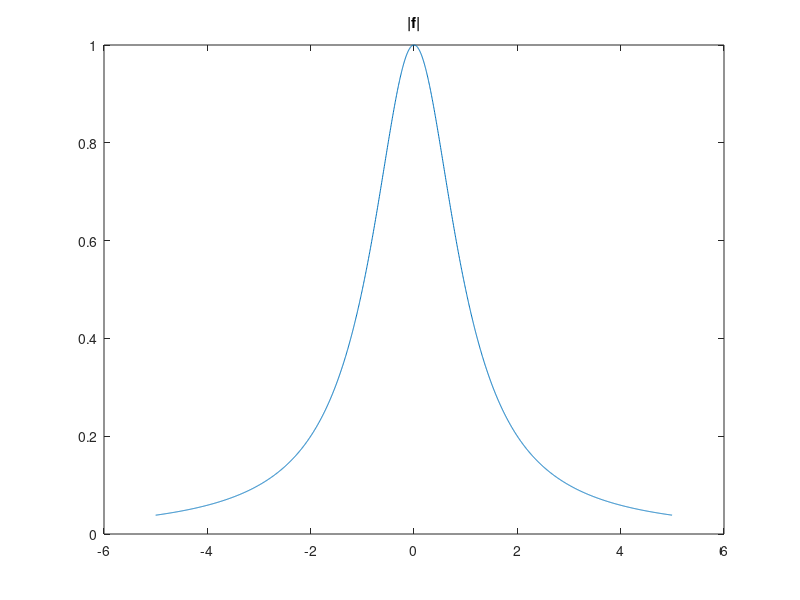
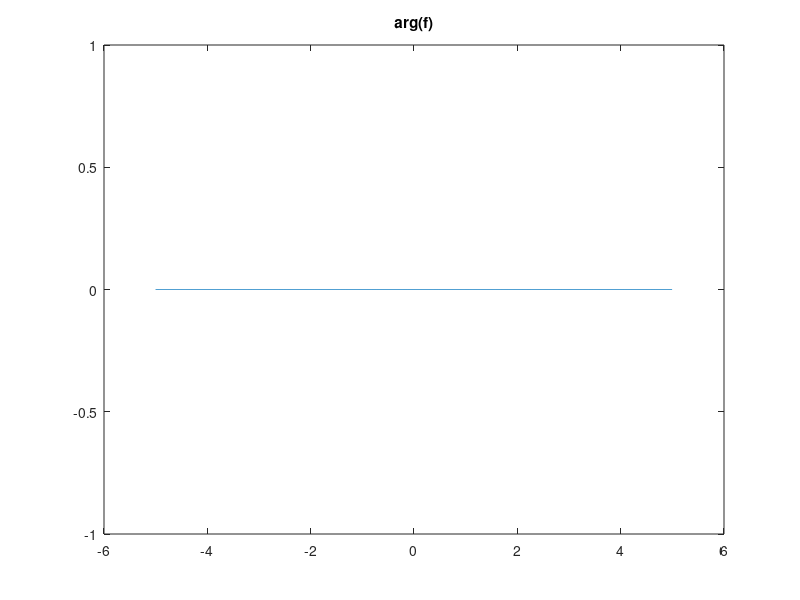
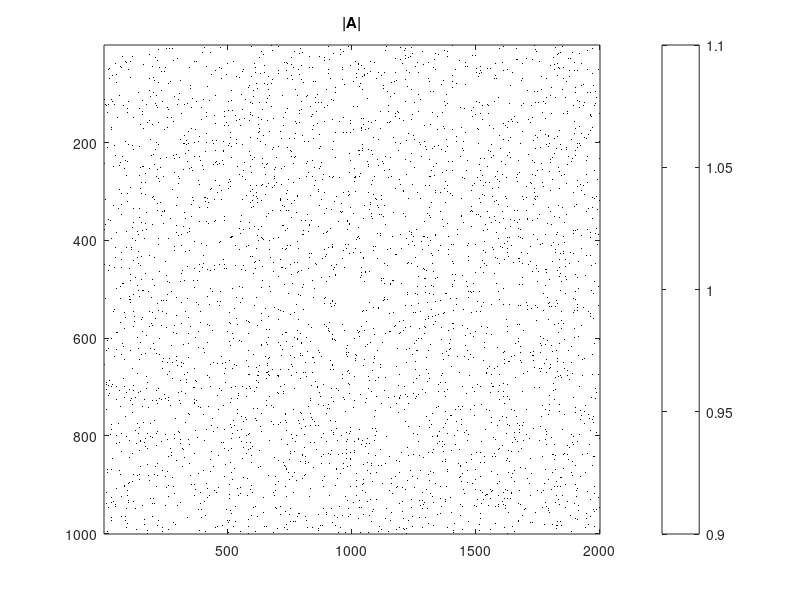
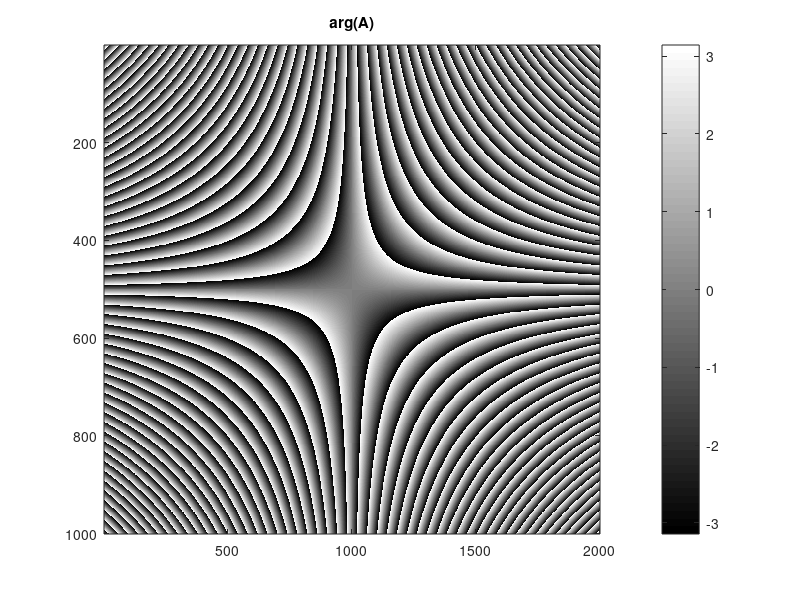

Recreate these plots in MATLAB, in order.
n = 2000;
m = 1000;
a = -5;
b = 5;
p = -5;
q = 5;
stepx = (b-a)/n;
stepe = (q-p)/m;
x = a:stepx:(b-stepx/2);
e = p:stepe:(q-stepe/2);
f = 1 ./ (1 + x.^2);
absf = abs(f);
argf = arg(f);
figure(1);
plot(x, absf);
title("|f|");
figure(2);
plot(x, argf);
title("arg(f)");

S = stepx * sum(f);
display(S)

A = exp(-2*pi*i.*e.'*x);
figure(3);
imagesc(abs(A)), colormap gray, colorbar;
title("|A|");
figure(4);
imagesc(arg(A)), colormap gray, colorbar;
title("arg(A)");

F = A * f .' * stepx;
figure(5);
plot(e, abs(F));
title("|F|");
figure(6);
plot(e, arg(F));
title("arg(F)");

B = A';
ff = B * F * stepe;
figure(7);
plot(x, abs(ff), e, abs(pi * exp(-2*pi*abs(e))));
title("|f|");
figure(8);
plot(x, arg(ff), e, arg(pi * exp(-2*pi*abs(e))));
title("arg(f)");

figure(9);
plot(x, absf, x, abs(ff));
title("Сравнение графиков амплитуд исходной и полученной функций");
figure(10);
plot(x, argf, x, arg(ff));
title("Сравнение графиков фаз исходной и полученной функций");




